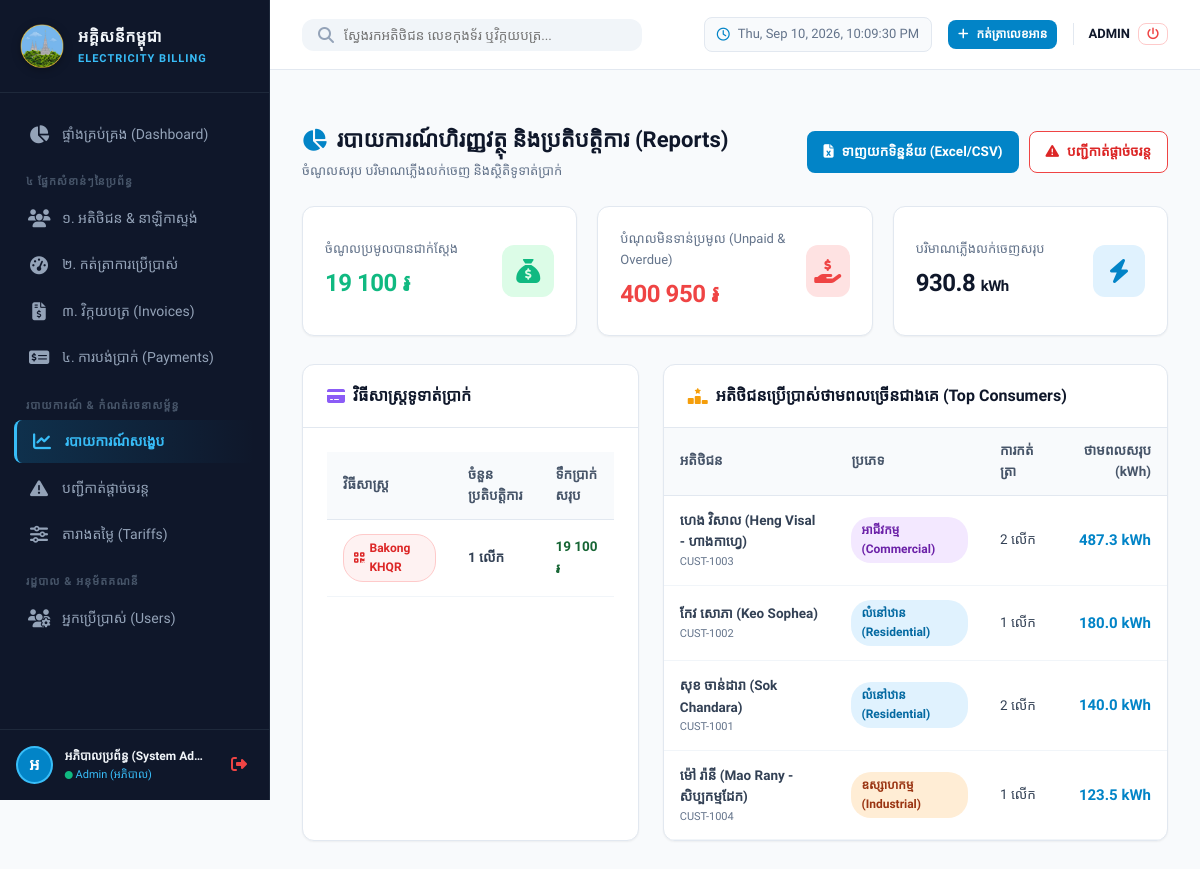
The app's page /reports (signed in) with its own data.
### tables this page shows
CREATE TABLE users (
        id INTEGER PRIMARY KEY AUTOINCREMENT,
        username TEXT UNIQUE NOT NULL COLLATE NOCASE,
        password_hash TEXT NOT NULL,
        full_name TEXT NOT NULL,
        phone TEXT,
        role TEXT DEFAULT 'staff' CHECK(role IN ('admin', 'staff')),
        status TEXT DEFAULT 'pending' CHECK(status IN ('pending', 'approved', 'rejected')),
        created_at TIMESTAMP DEFAULT CURRENT_TIMESTAMP,
        approved_at TIMESTAMP,
        approved_by TEXT
    );

CREATE TABLE customers (
        id INTEGER PRIMARY KEY AUTOINCREMENT,
        code TEXT UNIQUE NOT NULL,
        name TEXT NOT NULL,
        phone TEXT,
        address TEXT NOT NULL,
        pole_number TEXT NOT NULL,
        customer_type TEXT NOT NULL CHECK(customer_type IN ('residential', 'commercial', 'industrial')),
        created_at TIMESTAMP DEFAULT CURRENT_TIMESTAMP
    );

### app.py (the view)
@app.route('/reports')
@login_required
def reports_view():
    conn = get_db_connection()
    cursor = conn.cursor()
    cursor.execute("SELECT COALESCE(SUM(paid_amount), 0) FROM payments")
    total_collected = cursor.fetchone()[0]
    cursor.execute("SELECT COALESCE(SUM(total_amount), 0) FROM invoices WHERE payment_status IN ('unpaid', 'overdue')")
    total_unpaid = cursor.fetchone()[0]
    cursor.execute("SELECT COALESCE(SUM(total_kwh), 0) FROM meter_readings")
    total_kwh_sold = cursor.fetchone()[0]
    cursor.execute("""
        SELECT payment_method, COUNT(*) as count, SUM(paid_amount) as total
        FROM payments
        GROUP BY payment_method
    """)
    method_stats = cursor.fetchall()
    cursor.execute("""
        SELECT c.code, c.name, c.customer_type, SUM(r.total_kwh) as total_kwh, COUNT(r.id) as read_count
        FROM customers c
        JOIN meters m ON m.customer_id = c.id
        JOIN meter_readings r ON r.meter_id = m.id
        GROUP BY c.id
        ORDER BY total_kwh DESC LIMIT 5
    """)
    top_consumers = cursor.fetchall()
    conn.close()
    return render_template('reports.html',
        total_collected=total_collected,
        total_unpaid=total_unpaid,
        total_kwh_sold=total_kwh_sold,
        method_stats=method_stats,
        top_consumers=top_consumers
    )

### templates/reports.html (shortened to what this page needs)
{% extends "base.html" %}
{% block content %}
<div class="page-header">
    <div class="page-title">
        <h1><i class="fa-solid fa-chart-pie" style="color: #0284c7;"></i> របាយការណ៍ហិរញ្ញវត្ថុ និងប្រតិបត្តិការ (Reports)</h1>
        <p>ចំណូលសរុប បរិមាណភ្លើងលក់ចេញ និងស្ថិតិទូទាត់ប្រាក់</p>
    </div>
    <div style="display: flex; gap: 10px;">
        <a href="{{ url_for('export_invoices_csv') }}" class="btn btn-primary">
            <i class="fa-solid fa-file-excel"></i> ទាញយកទិន្នន័យ (Excel/CSV)
        </a>
        <a href="{{ url_for('reports_disconnections') }}" class="btn btn-outline" style="border-color: #ef4444; color: #dc2626;">
            <i class="fa-solid fa-triangle-exclamation"></i> បញ្ជីកាត់ផ្ដាច់ចរន្ត
        </a>
    </div>
</div>
<div class="stats-grid">
    <div class="stat-card">
        <div class="stat-info">
            <div class="label">ចំណូលប្រមូលបានជាក់ស្តែង</div>
            <div class="value" style="color: #10b981;">{{ total_collected | khmer_currency }}</div>
        </div>
        <div class="stat-icon green"><i class="fa-solid fa-sack-dollar"></i></div>
    </div>
    <div class="stat-card">
        <div class="stat-info">
            <div class="label">បំណុលមិនទាន់ប្រមូល (Unpaid & Overdue)</div>
            <div class="value" style="color: #ef4444;">{{ total_unpaid | khmer_currency }}</div>
        </div>
        <div class="stat-icon red"><i class="fa-solid fa-hand-holding-dollar"></i></div>
    </div>
    <div class="stat-card">
        <div class="stat-info">
            <div class="label">បរិមាណភ្លើងលក់ចេញសរុប</div>
            <div class="value">{{ "{:,.1f}".format(total_kwh_sold) }} <span style="font-size: 15px;">kWh</span></div>
        </div>
        <div class="stat-icon blue"><i class="fa-solid fa-bolt"></i></div>
    </div>
</div>
<div style="display: grid; grid-template-columns: 1fr 1.5fr; gap: 24px;">
    <div class="panel-card">
        <div class="panel-header">
            <h3><i class="fa-solid fa-credit-card" style="color: #8b5cf6;"></i> វិធីសាស្ត្រទូទាត់ប្រាក់</h3>
        </div>
        <div class="panel-body">
            <table class="data-table">
                <thead>
                    <tr>
                        <th>វិធីសាស្ត្រ</th>
                        <th>ចំនួនប្រតិបត្តិការ</th>
                        <th>ទឹកប្រាក់សរុប</th>
                    </tr>
                </thead>
                <tbody>
                    {% for m in method_stats %}
                    <tr>
                        <td>
                            {% if m.payment_method == 'khqr_bakong' %}
                                <span class="badge" style="background: #fef2f2; color: #dc2626; border: 1px solid #fecaca;">
                                    <i class="fa-solid fa-qrcode"></i> Bakong KHQR
                                </span>
                            {% else %}
                                <span class="badge" style="background: #f1f5f9; color: #334155;">
                                    <i class="fa-solid fa-money-bill-wave"></i> សាច់ប្រាក់ (Cash)
                                </span>
                            {% endif %}
                        </td>
                        <td><strong>{{ m.count }} លើក</strong></td>
                        <td><strong style="color: #166534;">{{ m.total | khmer_currency }}</strong></td>
                    </tr>
                    {% else %}
                    <tr>
                        <td colspan="3" style="text-align: center; color: #94a3b8; padding: 20px;">មិនទាន់មានទិន្នន័យ</td>
                    </tr>
                    {% endfor %}
                </tbody>
            </table>
        </div>
    </div>
    <div class="panel-card">
        <div class="panel-header">
            <h3><i class="fa-solid fa-ranking-star" style="color: #f59e0b;"></i> អតិថិជនប្រើប្រាស់ថាមពលច្រើនជាងគេ (Top Consumers)</h3>
        </div>
        <div class="panel-body" style="padding: 0;">
            <div class="table-responsive">
                <table class="data-table">
                    <thead>
                        <tr>
                            <th>អតិថិជន</th>
                            <th>ប្រភេទ</th>
                            <th>ការកត់ត្រា</th>
                            <th style="text-align: right;">ថាមពលសរុប (kWh)</th>
                        </tr>
                    </thead>
                    <tbody>
                        {% for top in top_consumers %}
                        <tr>
                            <td>
                                <div style="font-weight: 700;">{{ top.name }}</div>
                                <div style="font-size: 11px; color: #64748b;">{{ top.code }}</div>
                            </td>
                            <td>
                                <span class="badge badge-{{ top.customer_type }}">
                                    {{ top.customer_type | khmer_type }}
                                </span>
                            </td>
                            <td>{{ top.read_count }} លើក</td>
                            <td style="text-align: right;">
                                <strong style="font-size: 15px; color: #0284c7;">{{ "{:,.1f}".format(top.total_kwh) }} kWh</strong>
                            </td>
                        </tr>
                        {% else %}
                        <tr>
                            <td colspan="4" style="text-align: center; color: #94a3b8; padding: 20px;">មិនទាន់មានទិន្នន័យ</td>
                        </tr>
                        {% endfor %}
                    </tbody>
                </table>
            </div>
        </div>
    </div>
</div>
{% endblock %}

### templates/base.html (shortened to what this page needs)
<!DOCTYPE html>
<html lang="km">
<head>
    <link rel="stylesheet" href="https://cdnjs.cloudflare.com/ajax/libs/font-awesome/6.4.0/css/all.min.css">
    <link rel="stylesheet" href="{{ url_for('static', filename='css/style.css') }}">
    <link rel="stylesheet" href="{{ url_for('static', filename='css/print.css') }}" media="print">
</head>
<body>
    <div class="app-container">
        <aside class="sidebar no-print">
            <div class="sidebar-header">
                <div class="logo-badge-img">
                    <img src="{{ url_for('static', filename='img/logo.png') }}" alt="Logo" class="sidebar-app-logo">
                </div>
                <div class="sidebar-title">
                    <h2>អគ្គិសនីកម្ពុជា</h2>
                    <p>Electricity Billing</p>
                </div>
            </div>
            <ul class="sidebar-menu">
                <li class="sidebar-item {% if request.endpoint == 'index' %}active{% endif %}">
                    <a href="{{ url_for('index') }}" class="sidebar-link">
                        <i class="fa-solid fa-chart-pie"></i>
                        <span>ផ្ទាំងគ្រប់គ្រង (Dashboard)</span>
                    </a>
                </li>
                <li class="menu-section">៤ ផ្នែកសំខាន់ៗនៃប្រព័ន្ធ</li>
                <li class="sidebar-item {% if request.endpoint in ['customers_list', 'customer_detail'] %}active{% endif %}">
                    <a href="{{ url_for('customers_list') }}" class="sidebar-link">
                        <i class="fa-solid fa-users"></i>
                        <span>១. អតិថិជន & នាឡិកាស្ទង់</span>
                    </a>
                </li>
                <li class="sidebar-item {% if request.endpoint == 'readings_list' %}active{% endif %}">
                    <a href="{{ url_for('readings_list') }}" class="sidebar-link">
                        <i class="fa-solid fa-gauge-high"></i>
                        <span>២. កត់ត្រាការប្រើប្រាស់</span>
                    </a>
                </li>
                <li class="sidebar-item {% if request.endpoint in ['invoices_list', 'invoice_detail'] %}active{% endif %}">
                    <a href="{{ url_for('invoices_list') }}" class="sidebar-link">
                        <i class="fa-solid fa-file-invoice-dollar"></i>
                        <span>៣. វិក្កយបត្រ (Invoices)</span>
                    </a>
                </li>
                <li class="sidebar-item {% if request.endpoint == 'payments_list' %}active{% endif %}">
                    <a href="{{ url_for('payments_list') }}" class="sidebar-link">
                        <i class="fa-solid fa-money-check-dollar"></i>
                        <span>៤. ការបង់ប្រាក់ (Payments)</span>
                    </a>
                </li>
                <li class="menu-section">របាយការណ៍ & កំណត់រចនាសម្ព័ន្ធ</li>
                <li class="sidebar-item {% if request.endpoint == 'reports_view' %}active{% endif %}">
                    <a href="{{ url_for('reports_view') }}" class="sidebar-link">
                        <i class="fa-solid fa-chart-line"></i>
                        <span>របាយការណ៍សង្ខេប</span>
                    </a>
                </li>
                <li class="sidebar-item {% if request.endpoint == 'reports_disconnections' %}active{% endif %}">
                    <a href="{{ url_for('reports_disconnections') }}" class="sidebar-link">
                        <i class="fa-solid fa-triangle-exclamation"></i>
                        <span>បញ្ជីកាត់ផ្ដាច់ចរន្ត</span>
                    </a>
                </li>
                <li class="sidebar-item {% if request.endpoint == 'tariffs_view' %}active{% endif %}">
                    <a href="{{ url_for('tariffs_view') }}" class="sidebar-link">
                        <i class="fa-solid fa-sliders"></i>
                        <span>តារាងតម្លៃ (Tariffs)</span>
                    </a>
                </li>
                {% if current_user and current_user.role == 'admin' %}
                <li class="menu-section">រដ្ឋបាល & អនុម័តគណនី</li>
                <li class="sidebar-item {% if request.endpoint == 'users_list' %}active{% endif %}">
                    <a href="{{ url_for('users_list') }}" class="sidebar-link">
                        <i class="fa-solid fa-users-gear"></i>
                        <span>អ្នកប្រើប្រាស់ (Users)</span>
                    </a>
                </li>
                {% endif %}
            </ul>
            <div class="sidebar-footer">
                <div class="user-avatar" style="overflow: hidden; background: #0284c7; color: white;">
                    {{ (current_user.full_name[:1] if current_user else 'U') }}
                </div>
                <div class="user-info" style="flex-grow: 1; min-width: 0;">
                    <div class="name" style="white-space: nowrap; overflow: hidden; text-overflow: ellipsis;">
                        {{ current_user.full_name if current_user else 'ភ្ញៀវ (Guest)' }}
                    </div>
                    <div class="role" style="font-size: 11px; color: #38bdf8;">
                        <i class="fa-solid fa-circle" style="font-size: 8px; color: #10b981;"></i>
                        {{ 'Admin (អភិបាល)' if current_user and current_user.role == 'admin' else 'បុគ្គលិក (Staff)' }}
                    </div>
                </div>
                <a href="{{ url_for('logout') }}" title="ចាកចេញ (Logout)" style="color: #ef4444; font-size: 16px; padding: 6px; text-decoration: none;">
                    <i class="fa-solid fa-right-from-bracket"></i>
                </a>
            </div>
        </aside>
        <div class="main-wrapper">
            <header class="top-nav no-print">
                <div class="nav-search">
                    <i class="fa-solid fa-magnifying-glass" style="color: #94a3b8;"></i>
                    <input type="text" placeholder="ស្វែងរកអតិថិជន លេខកុងទ័រ ឬវិក្កយបត្រ..." onkeydown="if(event.key==='Enter') window.location.href='/customers?q='+this.value">
                </div>
                <div class="nav-actions">
                    <div class="live-time">
                        <i class="fa-regular fa-clock" style="color: #0284c7;"></i>
                        <span id="liveClock">កំពុងផ្ទុក...</span>
                    </div>
                    <a href="{{ url_for('readings_list') }}" class="btn btn-primary btn-sm">
                        <i class="fa-solid fa-plus"></i> កត់ត្រាលេខអាន
                    </a>
                    <div style="display: flex; align-items: center; gap: 8px; border-left: 1px solid var(--card-border); padding-left: 14px;">
                        <span style="font-size: 13px; font-weight: 600; color: #0f172a;">
                            {{ current_user.username if current_user else 'ADMIN' }}
                        </span>
                        <a href="{{ url_for('logout') }}" class="btn btn-outline btn-sm" style="color: #ef4444; border-color: #fecaca; padding: 4px 8px;">
                            <i class="fa-solid fa-power-off"></i>
                        </a>
                    </div>
                </div>
            </header>
            <main class="page-content">
                {% block content %}{% endblock %}
            </main>
        </div>
    </div>
</body>
</html>

### records on screen
users: full_name "អ", full_name "អភិបាលប្រព័ន្ធ (System Ad…", role "Admin (អភិបាល)", username "ADMIN"
customers: name "ហេង វិសាល (Heng Visal - ហាងកាហ្វេ)", code "CUST-1003", customer_type|khmer_type "អាជីវកម្ម (Commercial)", read_count "2", total_kwh "487.3"
customers: name "កែវ សោភា (Keo Sophea)", code "CUST-1002", customer_type|khmer_type "លំនៅឋាន (Residential)", read_count "1", total_kwh "180.0"
customers: name "សុខ ចាន់ដារា (Sok Chandara)", code "CUST-1001", customer_type|khmer_type "លំនៅឋាន (Residential)", read_count "2", total_kwh "140.0"
customers: name "ម៉ៅ រ៉ានី (Mao Rany - សិប្បកម្មដែក)", code "CUST-1004", customer_type|khmer_type "ឧស្សាហកម្ម (Industrial)", read_count "1", total_kwh "123.5"

### other values on screen
{{ total_collected | khmer_currency }} "19 100 ៛"
{{ total_unpaid | khmer_currency }} "400 950 ៛"
{{ "{:,.1f}".format(total_kwh_sold) }} "930.8"
{{ m.count }} "1"
{{ m.total | khmer_currency }} "19 100 ៛"
